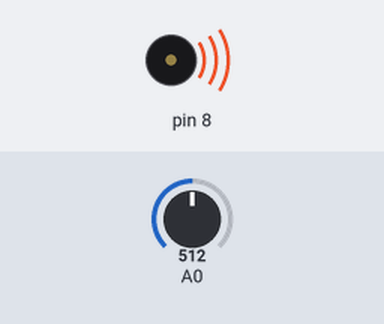
Bench run of a sketch on a simulated Arduino Uno, built with avr-gcc and run on an emulated ATmega328P. Parts: buzzer (waves = sounding). Inputs (shaded band) come from the test bench; at power-on: A0 = 512. What the sketch prints to the serial monitor is not drawn.

Above: at 0.05 s.
Timing chart, 0 to 3.0 s (numbered marks = the images above):
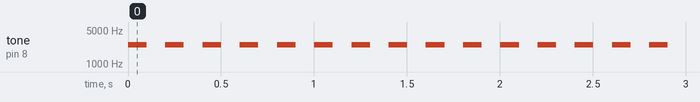

The sketch:

Code_9_2_ChangePiezoSpeakerToneUsingIlluminationSensor.ino
```cpp
/* 9-2 */

/*
 * int map(int p1, int p2, int p3, int p4, int p5) 값을 원래 있던 범위에서 다른 범위 기준으로 바꿔준다
 *
 * # 매개변수
 * - p1: 범위를 바꾸고자 하는 값
 * - p2: 원래 값이 속한 범위의 최소값
 * - p3: 원래 값이 속한 범위의 최대값
 * - p4: 값을 옮기려는 목표 범위의 최소값
 * - p5: 값을 옮기려는 목표 범위의 최대값
 *
 * # 반환값
 *  - 변경된 값
 */

void setup() {
  Serial.begin(9600);

  ShowLog("ProgramStarted");
}

void loop() {
  int lightIntensity = analogRead(A0);
  int hertz = map(lightIntensity, 0, 1023, 31, 4978);

  tone(8, hertz, 100);
  delay(100);
  noTone(8);
  delay(100);
}

void ShowLog(String message) {
  Serial.println(message);
}
```

Measured:
- by itself, tone on pin 8: alternates 2506 Hz for 0.10 s and silent for 0.10 s
